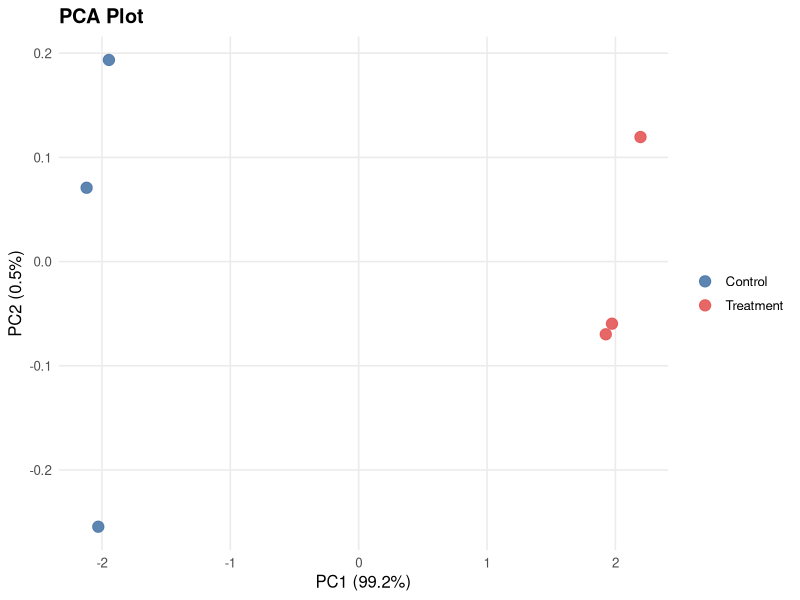

The R source for this figure:
library(readr)
library(dplyr)
library(ggplot2)
library(tibble)

dir.create("figures", showWarnings = FALSE)

expr <- read_csv("data/pca_matrix.csv", show_col_types = FALSE)
meta <- read_csv("data/pca_metadata.csv", show_col_types = FALSE)

mat <- expr %>%
  column_to_rownames("feature") %>%
  as.matrix()

pca <- prcomp(t(mat), scale. = TRUE)

scores <- as.data.frame(pca$x[, 1:2]) %>%
  tibble::rownames_to_column("sample") %>%
  left_join(meta, by = "sample")

var_explained <- summary(pca)$importance[2, 1:2] * 100

p <- ggplot(scores, aes(x = PC1, y = PC2, color = group)) +
  geom_point(size = 3.5, alpha = 0.9) +
  stat_ellipse(aes(fill = group), geom = "polygon", alpha = 0.15, color = NA, show.legend = FALSE) +
  scale_color_manual(values = c("Control" = "#4C78A8", "Treatment" = "#E45756")) +
  scale_fill_manual(values = c("Control" = "#4C78A8", "Treatment" = "#E45756")) +
  labs(
    title = "PCA Plot",
    x = paste0("PC1 (", round(var_explained[1], 1), "%)"),
    y = paste0("PC2 (", round(var_explained[2], 1), "%)")
  ) +
  theme_minimal(base_size = 12) +
  theme(
    plot.title = element_text(face = "bold"),
    panel.grid.minor = element_blank(),
    legend.title = element_blank()
  )

ggsave("figures/pca_template.png", plot = p, width = 6.5, height = 5.5, dpi = 300)
